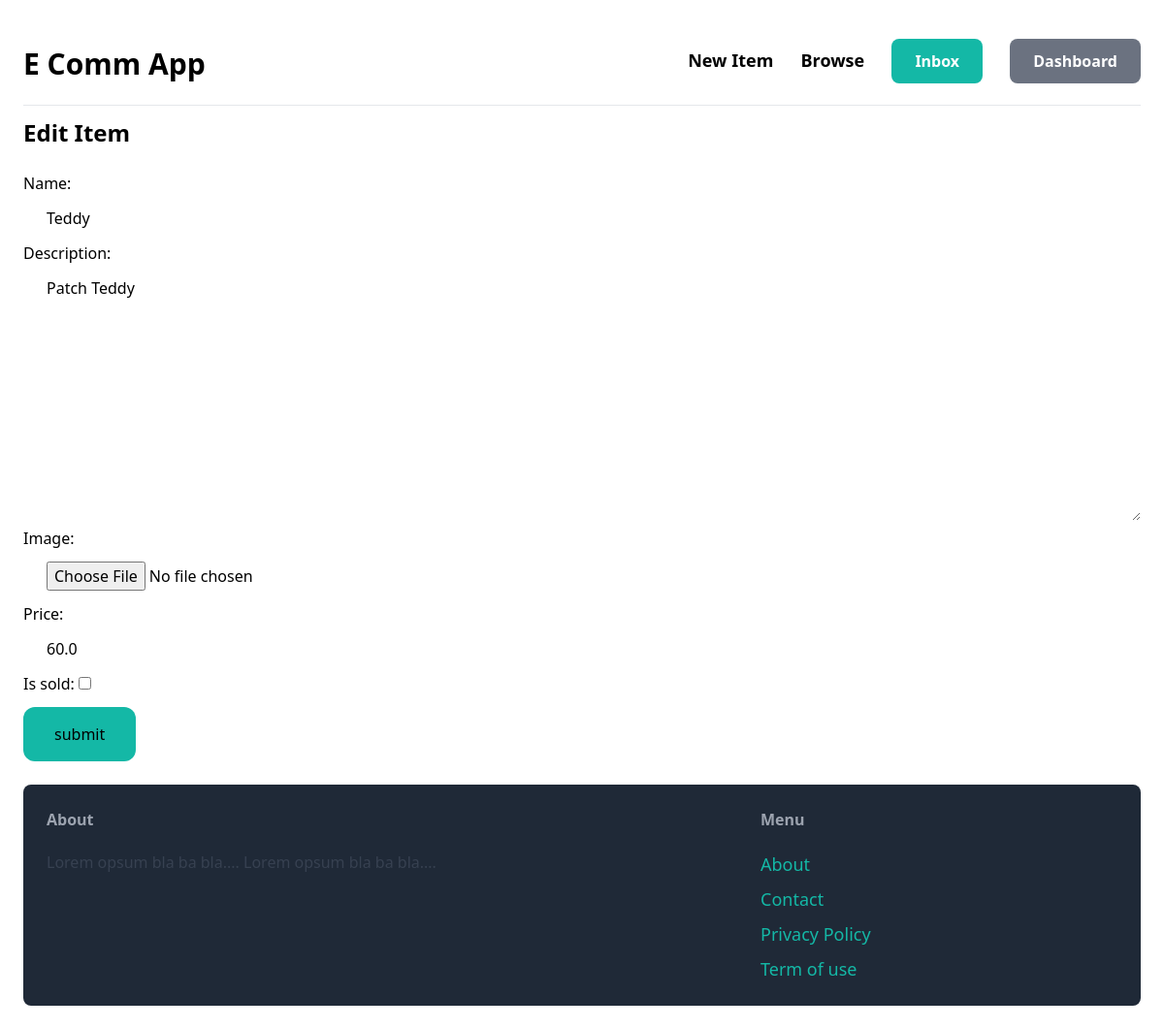
The page /items/3/edit/ (signed in) on the database its author committed.
### item/models.py (models this page shows, shortened)
class Item(models.Model):
    category=models.ForeignKey(Category,related_name='items', on_delete=models.CASCADE)
    name=models.CharField(max_length=255)
    description=models.TextField(null=True,blank=True)
    image=models.ImageField(upload_to='upload_images', blank=True,null=True)
    price=models.FloatField()
    is_sold=models.BooleanField(default=False)
    created_by=models.ForeignKey(User,related_name='items', on_delete=models.CASCADE)
    created_at=models.DateTimeField(auto_now_add=True)

### item/views.py (the view)
# urls.py: path('<int:pk>/edit/',views.edit,name='edit'),
@login_required
def edit(request,pk):
    item=get_object_or_404(Item,pk=pk,created_by=request.user)
    if request.method=='POST':
        form=EditItemForm(request.POST,request.FILES,instance=item)
        if form.is_valid():
           form.save()
           return redirect('item:detail',pk=item.id)
    else:
        form= EditItemForm(instance=item)
    return render(request,'item/form.html',{'form':form,'title':'Edit Item'})

### item/forms.py
class EditItemForm(forms.ModelForm):
    class Meta:
        model = Item
        fields = ('name','description','image','price','is_sold')
        widgets={
            'name':forms.TextInput(attrs={
                'class':INPUT_CLASS
            }),
            'description':forms.Textarea(attrs={
                'class':INPUT_CLASS
            }),
            'image':forms.FileInput(attrs={
                'class':INPUT_CLASS
            }),
            'price':forms.TextInput(attrs={
                'class':INPUT_CLASS
            }),
        }

### item/templates/item/form.html (shortened to what this page needs)
{% extends 'core/base.html' %}
{% block content %}
<h1 class='mb-6 text-2xl font-semibold mt-3'> {{title}} </h1>
<form method='POST' action='.' enctype='multipart/form-data'>
    <div class=''>
        {{form.as_p}}
    </div>
        <button class='py-4 px-8 text-md  bg-teal-500 rounded-xl hover:bg-teal-700 mt-3 mb-6'>submit</button>
    </form>
    {% endblock %}

### rows shown on the page
Item: name "Teddy", description "Patch Teddy", price "60.0"

### other values the page prints
{{ title }} "Edit Item"
